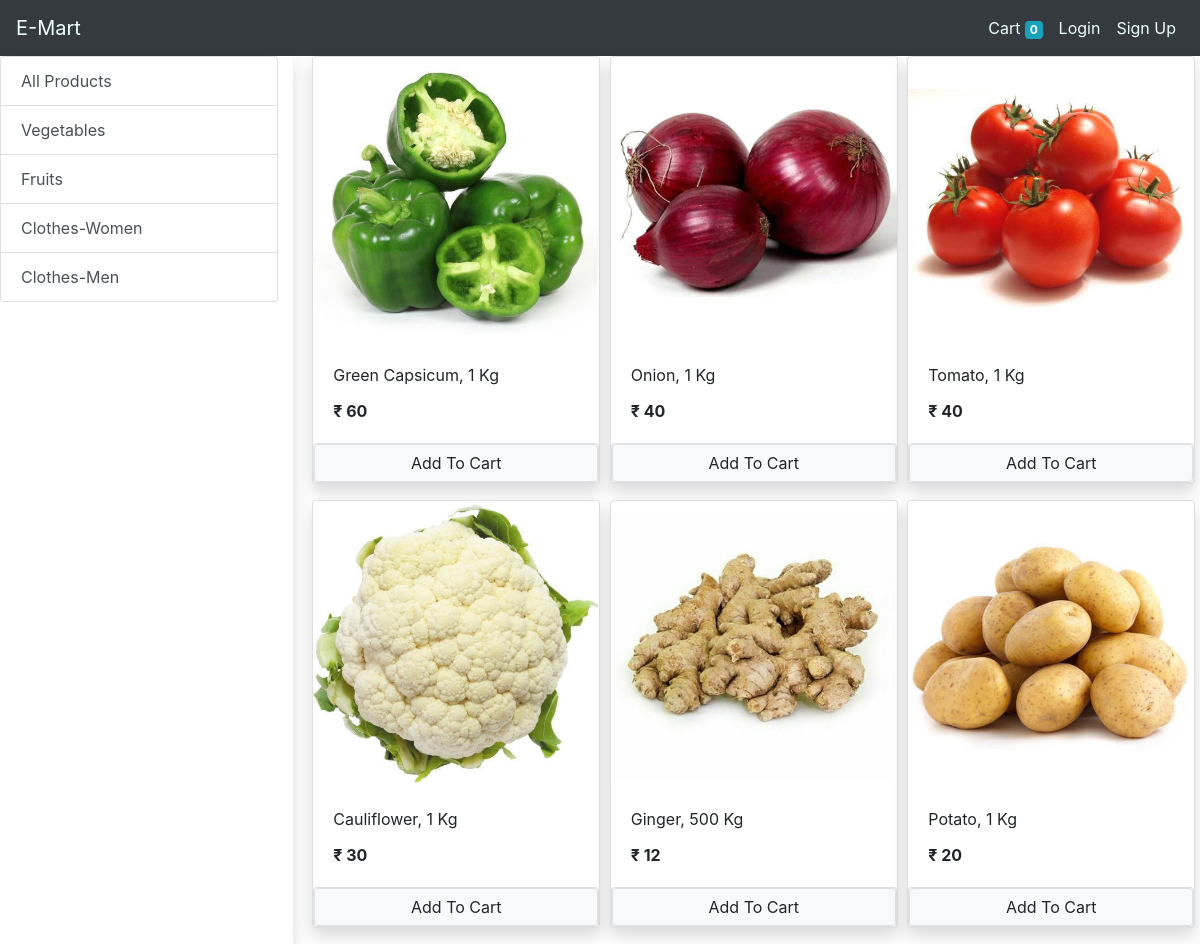
The app's page /?category=2 with its own data.
### Store/models/category.py (models this page shows, shortened)
class Category(models.Model):
    name = models.CharField(max_length=20)
    @staticmethod
    def get_all_categories():
        return Category.objects.all()

### Store/models/product.py (models this page shows, shortened)
class Product(models.Model):
    name = models.CharField(max_length=100)
    price = models.IntegerField(default=0)
    category = models.ForeignKey(Category, on_delete= models.CASCADE, default=1 )
    description = models.CharField(max_length=300, default='', null=True, blank=True)
    image = models.ImageField(upload_to='uploads/products/')
    def get_products_by_categoryID(category_id):
        if category_id:
            return Product.objects.filter(category = category_id)
        else:
            return Product.get_all_products()

### Store/views/home.py (the view, shortened to what this page needs)
# urls.py: path('', Index.as_view(), name="homepage"),
class Index(View):
    def get(self, request):
        cart = request.session.get('cart')
        if not cart:
            request.session.cart = {}
        products = None
        categories = Category.get_all_categories()
        category_id = request.GET.get('category')
        if category_id:
            products = Product.get_products_by_categoryID(category_id)
        else:
            products = Product.get_all_products()
        data = {}
        data['products'] = products
        data['categories'] = categories
        return render(request, 'index.html', data)

### Store/templatetags/cart.py (called while the page is built)
@register.filter(name='is_in_cart')
def is_in_cart(product, cart):
    keys = cart.keys()
    for id in keys:
        if int(id) == product.id:
            return True
    return False

### Store/templatetags/custom_filter.py (called while the page is built)
@register.filter(name='currency')
def currency(number):
    return "₹ " + str(number)

### Store/templates/index.html (shortened to what this page needs)
{% extends 'base.html' %}
{% block content %}
{% load cart %}
{% load custom_filter%}
  <div class="<div class="container-fluid mt-3">
    <div class="row">
        <div class="col-lg-3 shadow  mx-auto">
          <div  class="list-group">
            <a href="/" class="list-group-item list-group-item-action"> All Products</a>
          {% for category in categories %}
              <a href="?category={{category.id}}" class="list-group-item list-group-item-action"> {{category.name}} </a>
          {% endfor %}
          </div>
        </div>
        <div id='products' class="col-lg-9  mx-auto">
          <div class="row mx-auto">
            {% for product in products %}
              <div class="card mx-auto mb-3 shadow" id={{product.id}} style="width: 18rem;">
                <img src="{{product.image.url}}" class="card-img-top" alt="...">
                <div class="card-body">
                  <p class="card-title">{{product.name}}</p>
                  <p class="card-text"><b>{{product.price|currency}}</b></p>
                </div>
                <div class="card footer p-0 row no-gutters">
                  {% if product|is_in_cart:request.session.cart  %}
                  <div class="row no-gutters">
                    <form action="/#{{product.id}}" class="col-2" method="POST">
                      {% csrf_token %}
                      <input hidden type="text" name='product' value="{{product.id}}">
                      <input hidden type="text" name='remove' value="true">
                      <input type='submit' value=" - " class="btn btn-block">
                    </form>
                    <div class="text-center mt-2 col"> Quantity: {{product|cart_quantity:request.session.cart}} </div>
                    <form action="/#{{product.id}}" class="col-2" method="POST">
                      {% csrf_token %}
                      <input hidden type="text" name='product' value="{{product.id}}">
                      <input type='submit' value=" + " class="btn btn-block">
                    </form>
                  </div>
                  {% else %}
                  <form action="/#{{product.id}}" method="POST">
                    <input type="submit" class="btn btn-light border form-control" value="Add To Cart">
                  </form>
                  {% endif %}
                </div>
              </div>
            {% endfor %}
            </div>
        </div>
    </div>
  </div>
{% endblock %}

### records on screen
Category: name "Vegetables"
Category: name "Fruits"
Category: name "Clothes-Women"
Category: name "Clothes-Men"
Product: image (picture), name "Green Capsicum, 1 Kg", price "₹ 60"
Product: image (picture), name "Onion, 1 Kg", price "₹ 40"
Product: image (picture), name "Tomato, 1 Kg", price "₹ 40"
Product: image (picture), name "Cauliflower, 1 Kg", price "₹ 30"
Product: image (picture), name "Ginger, 500 Kg", price "₹ 12"
Product: {{ product.id }} 18 (drawn), image (picture), name "Potato, 1 Kg", price "₹ 20"

### other values on screen
{{ request.session.cart.keys|length }} "0"
